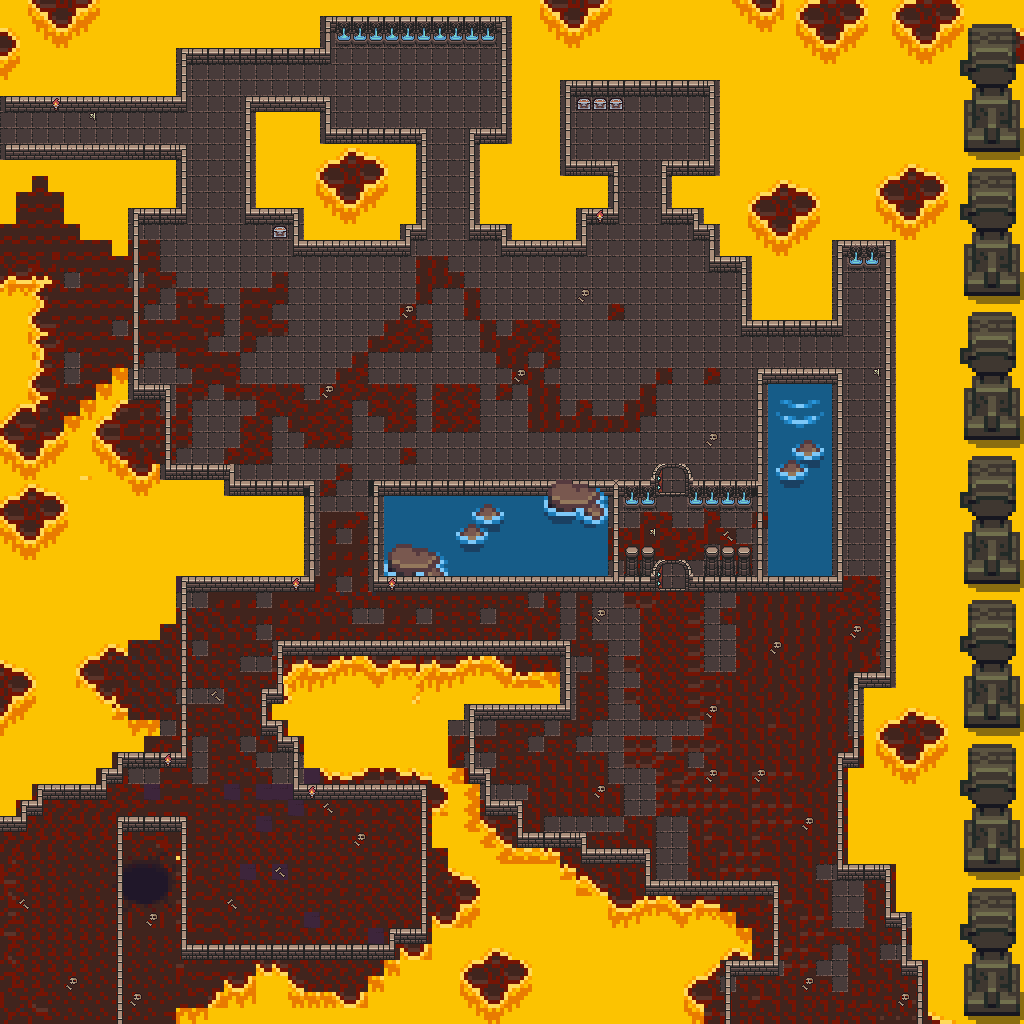

The image is a tile-based game level rendered from a .tmx file. Its description and source (layers, tilesets, objects; grid data summarised) follow:
An orthogonal 64x64 tile map with 16x16 px tiles, 4 tile layers (ground, obsafterwall, wall, obsbeforewall), 5 tilesets and 64 objects.

<map version="1.10" tiledversion="1.10.2" orientation="orthogonal" renderorder="right-down" width="64" height="64" tilewidth="16" tileheight="16" infinite="0" nextlayerid="7" nextobjectid="86">
 <editorsettings>
  <export format="tmx" />
 </editorsettings>
 <tileset firstgid="1" name="cave-lava-tiles" tilewidth="16" tileheight="16" tilecount="2560" columns="64">
  <image source="../cave-lava-tiles.png" width="1024" height="640" />
 </tileset>
 <tileset firstgid="2561" name="Dungeon_Tileset" tilewidth="16" tileheight="16" tilecount="100" columns="10">
  <image source="../Dungeon_Tileset.png" width="160" height="160" />
 </tileset>
 <tileset firstgid="2661" source="../atlas_floor-16x16.tsx" />
 <tileset firstgid="2710" source="../atlas_walls_low-16x16.tsx" />
 <tileset firstgid="2758" source="../atlas_walls_high-16x32.tsx" />
 <layer id="1" name="ground" width="64" height="64" locked="1">
  <data>[4096 cells, 4096 non-empty, 191 distinct tile ids]</data>
 </layer>
 <layer id="3" name="obsafterwall" width="64" height="64">
  <data>[4096 cells, 323 non-empty, 96 distinct tile ids]</data>
 </layer>
 <layer id="4" name="wall" width="64" height="64">
  <data>[4096 cells, 533 non-empty, 16 distinct tile ids]</data>
 </layer>
 <layer id="5" name="obsbeforewall" width="64" height="64">
  <data>[4096 cells, 108 non-empty, 41 distinct tile ids]</data>
 </layer>
 <objectgroup id="6" name="rectangleObs" visible="0">
  <object id="1" x="254.292" y="109" width="59" height="99.9167" />
  <object id="5" x="254.667" y="109.167" width="67.25" height="36.9697" />
  <object id="6" x="316.295" y="140.833" width="101.205" height="82.6666" />
  <object id="7" x="382.155" y="492.303" width="227.947" height="85.6969" />
  <object id="8" x="302.064" y="154" width="101.205" height="87.9999" />
  <object id="9" x="766.359" y="381.667" width="67.1296" height="196.212" />
  <object id="10" x="699.784" y="491.833" width="55.9327" height="1.667" />
  <object id="11" x="589.034" y="492.166" width="60.1827" height="1.667" />
  <object id="24" x="-43.6667" y="-62.7273" width="35" height="1096.06" />
  <object id="27" x="1012.8" y="-48.03" width="35" height="1096.06" />
  <object id="28" x="-152.364" y="-173.818" width="1521.21" height="187.879" />
  <object id="29" x="894" y="212" width="20" height="493" />
  <object id="31" x="-230.605" y="1033.7" width="1521.21" height="119.879" />
  <object id="32" x="861.917" y="685.667" width="49.25" height="85.8333" />
  <object id="33" x="821.042" y="242.083" width="12.75" height="80.3333" />
  <object id="34" x="809.75" y="233.458" width="83.5" height="13.5833" />
  <object id="35" x="718.375" y="186.958" width="73.5" height="70.5833" />
  <object id="36" x="752" y="222.208" width="73.5" height="70.5833" />
  <object id="37" x="702" y="182.958" width="45.25" height="42.3333" />
  <object id="38" x="671.125" y="174.833" width="56" height="34.3333" />
  <object id="39" x="718.25" y="70.3333" width="56" height="112.833" />
  <object id="40" x="554.333" y="48.6668" width="180.333" height="35.4997" />
  <object id="41" x="551.708" y="72.8126" width="9.833" height="112" />
  <object id="42" x="549.083" y="173.75" width="61.083" height="36.75" />
  <object id="43" x="509.958" y="205.625" width="67.833" height="36.75" />
  <object id="44" x="477.834" y="140.875" width="67.833" height="84.75" />
  <object id="45" x="510.584" y="9.875" width="18.833" height="134" />
  <object id="46" x="309.75" y="17.1667" width="200.166" height="13.4167" />
  <object id="47" x="122.25" y="30.625" width="200.166" height="20.75" />
  <object id="48" x="-22.083" y="48.2917" width="200.166" height="50.4167" />
  <object id="49" x="-21.4163" y="155.458" width="200.166" height="54.0834" />
  <object id="50" x="-70.083" y="206.625" width="200.166" height="281.417" />
  <object id="51" x="84.2503" y="397.292" width="76.8327" height="90.7503" />
  <object id="52" x="149.584" y="477.625" width="76.8327" height="90.7503" />
  <object id="53" x="172.25" y="493.292" width="133.499" height="85.417" />
  <object id="54" x="101.25" y="532.625" width="76.8327" height="93.7503" />
  <object id="55" x="846.542" y="765.667" width="49.25" height="100.333" />
  <object id="57" x="894.708" y="861.958" width="49.25" height="51.75" />
  <object id="58" x="910.375" y="909.458" width="49.25" height="51.75" />
  <object id="59" x="926.375" y="958.458" width="49.25" height="91.75" />
  <object id="61" x="101.038" y="594.488" width="76.8327" height="159.75" />
  <object id="62" x="126.667" y="829.667" width="51.3333" height="197.333" />
  <object id="63" x="173.5" y="957.833" width="262.333" height="16.3333" />
  <object id="64" x="398.583" y="941.333" width="34.333" height="16.3333" />
  <object id="65" x="430.584" y="783.583" width="12.9997" height="159.833" />
  <object id="66" x="301.834" y="736.083" width="129.666" height="50.1663" />
  <object id="67" x="286.167" y="669.584" width="44.666" height="68.4996" />
  <object id="68" x="286.334" y="654.75" width="275.666" height="51.1663" />
  <object id="69" x="270" y="702.084" width="44.666" height="19.4996" />
  <object id="70" x="451.334" y="704.084" width="13.9993" height="83.4996" />
  <object id="71" x="465" y="781.25" width="17.3326" height="43.8329" />
  <object id="72" x="481" y="814.084" width="32.9993" height="43.8329" />
  <object id="73" x="511.167" y="845.417" width="66.9993" height="43.8329" />
  <object id="74" x="574.834" y="861.084" width="66.9993" height="43.8329" />
  <object id="75" x="641.5" y="893.75" width="127.999" height="68.8329" />
  <object id="76" x="594" y="957.584" width="127.999" height="68.8329" />
  <object id="78" x="91.7503" y="754.958" width="22.8327" height="15.0833" />
  <object id="79" x="29.917" y="770.458" width="68.166" height="15.0833" />
  <object id="80" x="-34.7497" y="786.792" width="68.166" height="15.0833" />
  <object id="81" x="-50.4163" y="802.792" width="68.166" height="15.0833" />
  <object id="82" x="582.181" y="576.303" width="63.1827" height="1.667" />
  <object id="83" x="700.136" y="575.167" width="75.7054" height="1.667" />
  <object id="84" x="613.897" y="559.667" width="28.2054" height="10.542" />
  <object id="85" x="717.022" y="557.729" width="28.2054" height="10.542" />
 </objectgroup>
</map>
